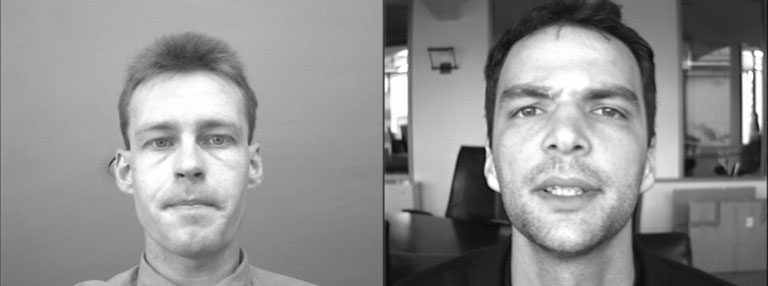
#> input picture Misc/twofacesimage.jpg, 768 x 286 px; its folder holds only this picture in this run
$ python -i functions.py   (imports and definitions only)
#> lines starting #> are read from the running program, lines starting #| are printed output that depends on the picture; after the words box and inside, x2 and y2 are one past the last pixel; in counts of white or black regions, pixels touching at a corner belong together
#> further down, picture is the input picture: shape (286, 768, 3); min 10, max 255, mean 143.7
import os
import numpy as np
import cv2

# [16 lines left out: functions load_images_folder_and_directory, load_images_folder, not called in this run]

def detectfaces(img):

        gray = cv2.cvtColor(img, cv2.COLOR_BGR2GRAY)
        # gray = cv2.equalizeHist(gray)

        face_cascade = cv2.CascadeClassifier('haarcascades/haarcascade_frontalface_default.xml')
        # eye_cascade = cv2.CascadeClassifier('haarcascades/haarcascade_eye.xml')

        cascadefaces = face_cascade.detectMultiScale(gray, 1.3, 5)
#> cascadefaces = [[107, 75, 166, 166], [465, 33, 202, 202]]
        detectedfaces = []

        #try:
        for (x,y,w,h) in cascadefaces:
                img = cv2.rectangle(img,(x,y),(x+w,y+h),(255,0,0),2)
                roi_color = img[y:y+h, x:x+w]

                roi_gray = gray[y:y+h, x:x+w]
                cropped_face = cv2.resize(roi_gray, (200,200), interpolation = cv2.INTER_AREA)
                detectedfaces.append(cropped_face)
#> this loop made 2 passes
#> pass 1, in detectfaces, `img = cv2.rectangle(img,(x,y),(x+w,y+h),(255,0,0),2)`:
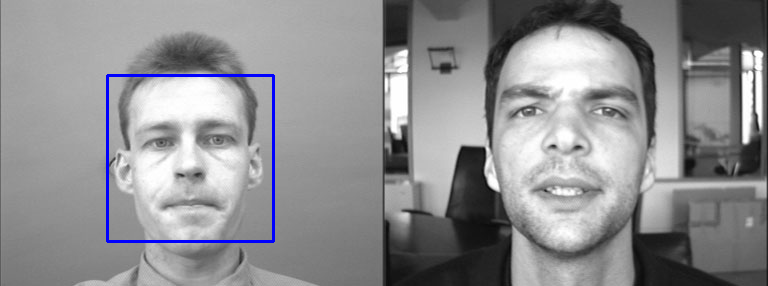
#> img: shape (286, 768, 3); 0.91% of pixels changed, all inside (x1, y1, x2, y2) = (106, 74, 275, 243)
#> pass 1, in detectfaces, `roi_color = img[y:y+h, x:x+w]`:
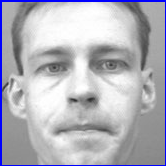
#> roi_color: shape (166, 166, 3); mean B, G, R 187.5, 178.3, 178.3
#> pass 1, in detectfaces, `roi_gray = gray[y:y+h, x:x+w]`:
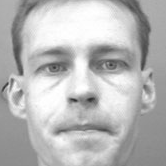
#> roi_gray: shape (166, 166); min 43, max 255, mean 184
#> after the loop:
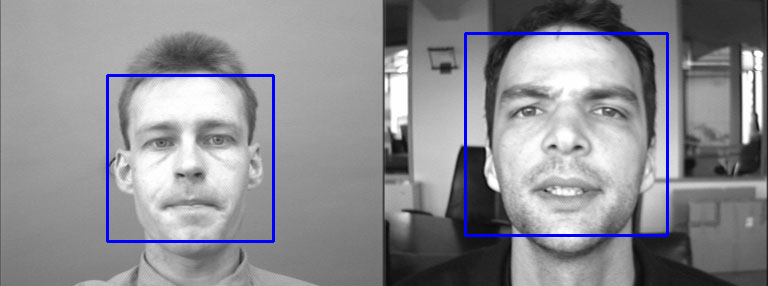
#> img: shape (286, 768, 3); 1.1% of pixels changed, all inside (x1, y1, x2, y2) = (464, 32, 669, 237)
#> after the loop:
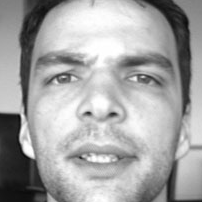
#> roi_gray: shape (202, 202); min 11, max 255, mean 164.7
#> after the loop, detectedfaces = 2 items

                # [6 lines of commented-out code are left out]
        return img, cascadefaces, detectedfaces

# [51 lines left out: functions error_and_acc, lbp_histogram, lbp_normalize_values, lbp_norm_with_data, not called in this run]

>>> import cv2
>>> picture = cv2.imread('Misc/twofacesimage.jpg')
>>> result = detectfaces(picture)
